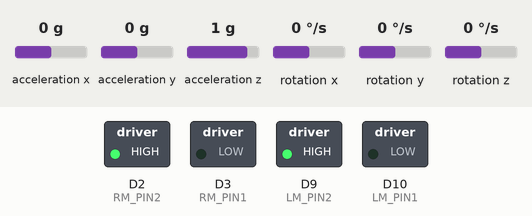
Recording of a sketch running on a simulated Arduino Nano 33 BLE. Parts: switched loads named in the sketch (green lamp = pin HIGH). The inputs (shaded band) are chosen by the test bench; at power-on: acceleration y 0 g, rotation x 0 °/s, acceleration z 1 g, acceleration x 0 g, rotation y 0 °/s, rotation z 0 °/s. What the sketch prints to the serial monitor is not drawn.

Above: at 1.2 s.
1.3 s: acceleration y set to -1.4 g
At 4.2 s:
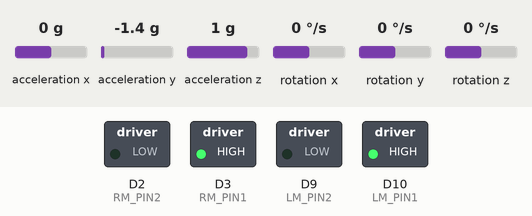
4.3 s: rotation x set to 192 °/s
At 6.18 s:
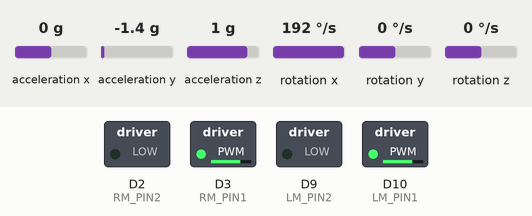
7.3 s: acceleration z set to -1.4 g
9.1 s: rotation x set to -192 °/s
At 10.45 s:
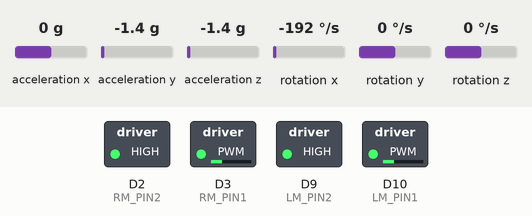
Timing chart, 0 to 12.8 s (numbered marks = the images above; inputs shaded):
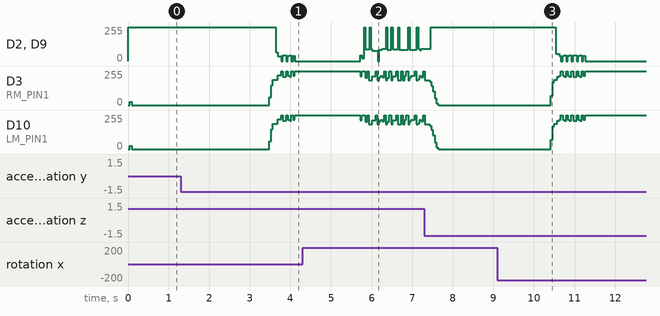

The sketch:

SelfBalancingRobot.ino
```cpp
#include "Arduino_BMI270_BMM150.h"

// Define the control inputs for motors
#define LM_PIN1 10
#define LM_PIN2 9
#define RM_PIN1 3
#define RM_PIN2 2

const int MIN_PWM_THRESHOLD = 0;

//Raw Acceleration and Gyro values
float xAcc, yAcc, zAcc;
float xGyro, yGyro, zGyro;

//Angle based on gyroscope
double gyroAngleX = 0;
double gyroAngleY = 0;

//Angle based on accelerometer
double accelAngleX;

//time stamp for calculating time elapsed between last measurement
unsigned long previous_time = 0;

//PID parameter values
double Kp = 6.7; //4.5
double Ki = 21; //14
double Kd = 0.175; //0

//PID Terms
double pAngle, iAngle, dAngle;

//PID
double setpoint = -2.5; //Angle setpoint
//double error;
double previous_error = 0;

double integral = 0;
double derivative = 0;
double output = 0;
int constrainedoutput = 0;
int pwm = 0;

void setup()
{
  // Initialize the serial UART at 9600 baud
  Serial.begin(9600);

  if (!IMU.begin()) {
    //Serial.println("Failed to initialize IMU!");
    while (1);
  }
  // Set all the motor control inputs to OUTPUT
  pinMode(LM_PIN1, OUTPUT);
  pinMode(LM_PIN2, OUTPUT);
  pinMode(RM_PIN1, OUTPUT);
  pinMode(RM_PIN2, OUTPUT);

  // Turn off motors - Initial state
  digitalWrite(LM_PIN1, LOW);
  digitalWrite(LM_PIN2, LOW);
  digitalWrite(RM_PIN1, LOW);
  digitalWrite(RM_PIN2, LOW);
}

void loop(void) {

  unsigned long current_time = millis();
  unsigned long elapsed_time = current_time - previous_time;

  double error = setpoint - gyroAngleX; //Error calculation
  //Serial.println(gyroAngleX);
  // Proportional term
  pAngle = Kp * error;

  // Integral term
  integral += error * (elapsed_time / 1000.0);
  iAngle = Ki * integral;

  // Derivative term
  derivative = (error - previous_error) / (elapsed_time / 1000.0);
  dAngle = Kd * derivative;

  //Motor output control
  output = constrain(int(pAngle + iAngle + dAngle), -255, 255);

  if (output >= 0){
    analogWrite(LM_PIN1, 255);
    analogWrite(RM_PIN1, 255);
    analogWrite(LM_PIN2, (238-output));
    analogWrite(RM_PIN2, (238-output));
  }
  else if ((output < 0)){
    analogWrite(LM_PIN2, 255);
    analogWrite(RM_PIN2, 255);
    analogWrite(LM_PIN1, (238-(-output)));
    analogWrite(RM_PIN1, (238-(-output)));
  }

  //Serial.println(output);

  IMU.readGyroscope(xGyro, yGyro, zGyro);
  gyroAngleX += xGyro * (elapsed_time / 1000.0); //Calculate angle according to gyroscope
  IMU.readAcceleration(xAcc, yAcc, zAcc);
  accelAngleX = atan2(yAcc, -zAcc) * RAD_TO_DEG; //Calculate angle according to accelerometer
  gyroAngleX = 0.997 * (gyroAngleX + xGyro * (elapsed_time / 1000.0)) + 0.003 * accelAngleX;  //Combine results using complimentary filter
  Serial.println(gyroAngleX);

  // Save current error for next iteration
  previous_error = error;
  previous_time = current_time;
}
/*
void move(int pwm_L, int pwm_R)
{
  set_motor_currents(pwm_L, pwm_R);
}

void set_motor_currents(int pwm_L, int pwm_R)
{
  set_motor_pwm(pwm_L, LM_PIN1, LM_PIN2);
  set_motor_pwm(pwm_R, RM_PIN1, RM_PIN2);
}

void set_motor_pwm(int pwm, int IN1_PIN, int IN2_PIN)
{
  if (pwm < 0) {  // reverse speeds
    digitalWrite(IN2_PIN, LOW);
    analogWrite(IN1_PIN, -pwm);

  } else { // stop or forward
    digitalWrite(IN1_PIN, LOW);
    analogWrite(IN2_PIN, pwm);
  }
}*/
```
